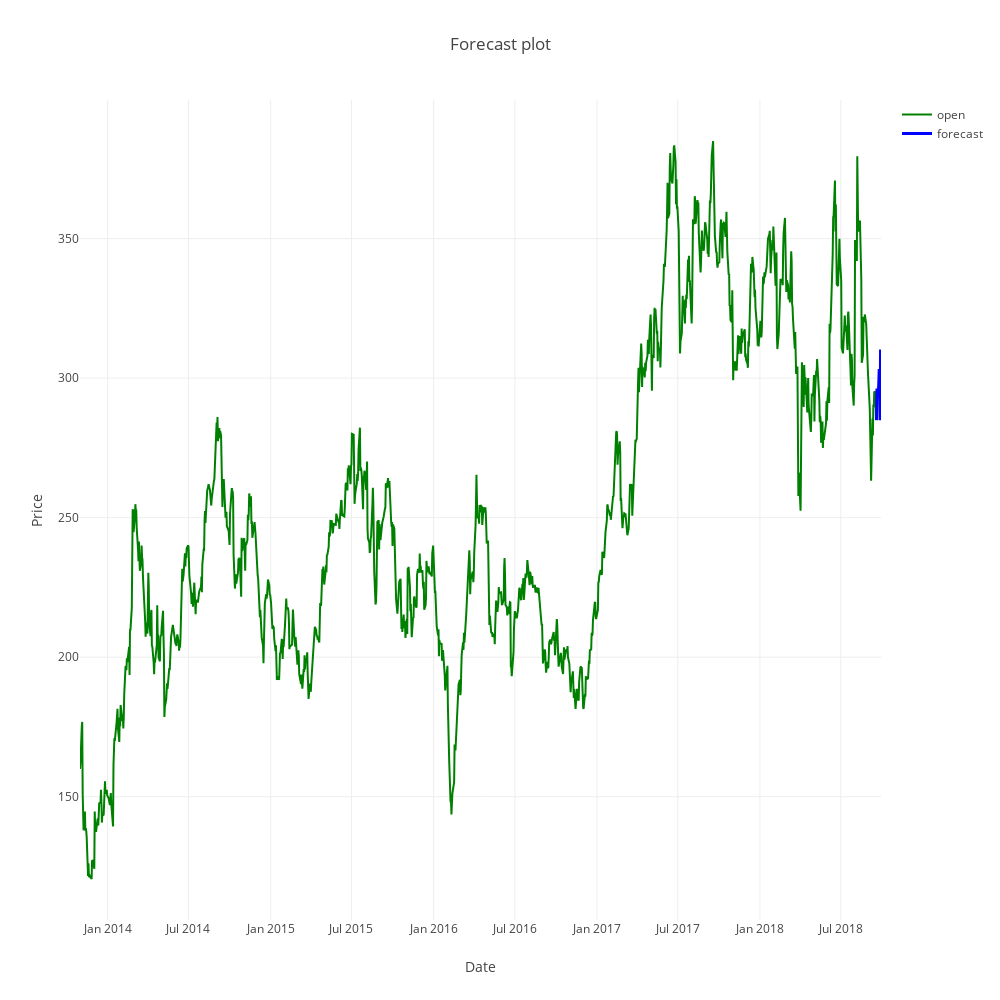

The notebook cell saved with this chart:
### Code cell
p1 = go.Scatter(x=df.index,
                y=df.close, 
                mode='lines',
                name='open',
                marker=dict(color='green')
               )
p2 = go.Scatter(x=df.index, 
                y=df.forecast,
                mode='lines',
                name='forecast',
                line=dict(color='blue', width=3)
                )

layout = go.Layout(title='Forecast plot',width=1000,height=1000,
xaxis=dict(title='Date',ticks='', showticklabels=True,
                              zeroline=False),
                   yaxis=dict(title='Price',ticks='', showticklabels=True,
                              zeroline=False),
                   showlegend=True)

fig = go.Figure(data=[p1, p2], layout=layout)

iplot(fig)

### Figure 1 — Plotly figure (JSON) as saved in the notebook; plotly's stock layout.template omitted (floating-point values rounded to 4 significant figures; data arrays with more than 128 entries replaced by an {"elided": "..."} marker saying what was removed)
{"data": [{"marker": {"color": "green"}, "mode": "lines", "name": "open", "type": "scatter", "uid": "cd415a08-c705-11e8-972d-acde48001122", "x": {"elided": "1240 str values"}, "y": {"elided": "1240 float values"}}, {"line": {"color": "blue", "width": 3}, "mode": "lines", "name": "forecast", "type": "scatter", "uid": "cd415b70-c705-11e8-a473-acde48001122", "x": {"elided": "1240 str values"}, "y": {"elided": "1240 float values"}}], "layout": {"height": 1000, "showlegend": true, "title": "Forecast plot", "width": 1000, "xaxis": {"showticklabels": true, "ticks": "", "title": "Date", "zeroline": false}, "yaxis": {"showticklabels": true, "ticks": "", "title": "Price", "zeroline": false}}}
